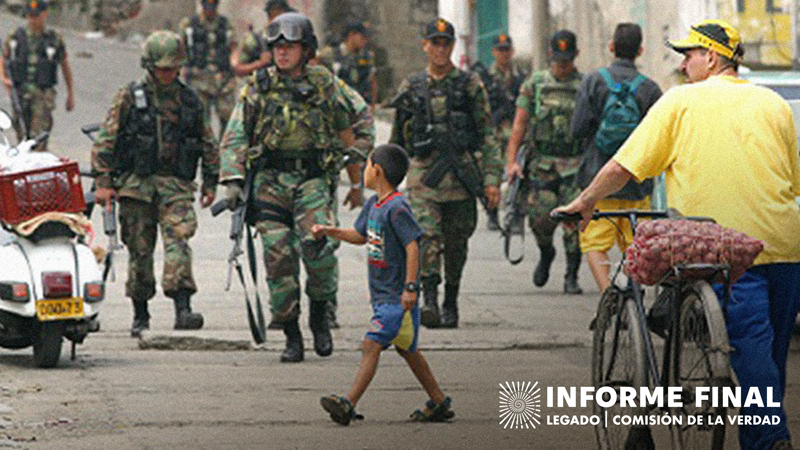
#> input picture datos/orion.jpg, 800 x 450 px, found by its file name
$ python rec.py
#> lines starting #> are read from the running program, lines starting #| are printed output that depends on the picture; after the words box and inside, x2 and y2 are one past the last pixel; in counts of white or black regions, pixels touching at a corner belong together
import cv2
import random
#import detect

im = cv2.imread("../Sinfonia/datos/orion.jpg")
#> im is the input picture: shape (450, 800, 3); mean B, G, R 100.3, 114, 119.1
cv2.rectangle(im,(213,13),(371,364),[random.randint(0, 255) for _ in range(3)],thickness=1, lineType= cv2.LINE_AA)
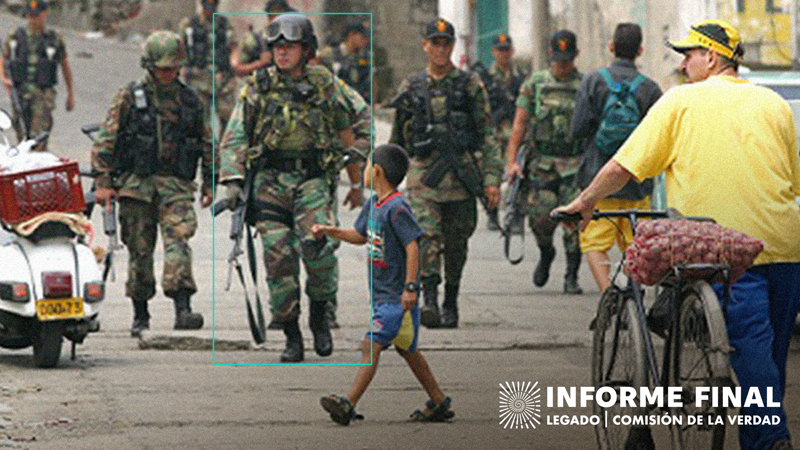
#> im: shape (450, 800, 3); 0.85% of pixels changed, all inside (x1, y1, x2, y2) = (212, 12, 373, 366)

cv2.imshow("fotito",im)
cv2.waitKey(5000)
cv2.destroyAllWindows()

$ run again, with datos/uni.jpg copied over datos/orion.jpg
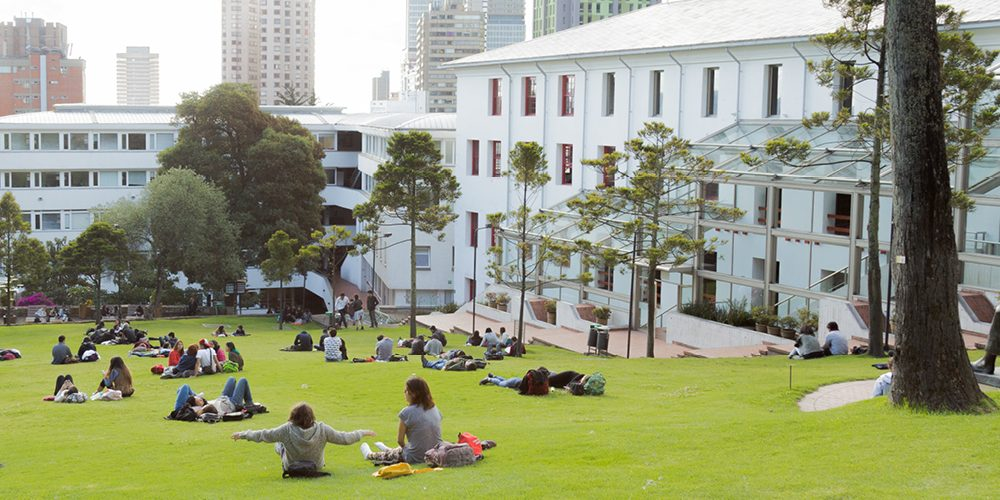
#> input picture datos/uni.jpg, 1000 x 500 px, found by its file name
#> im is the input picture: shape (500, 1000, 3); mean B, G, R 124.8, 155.1, 150.4
#> `cv2.rectangle(im,(213,13),(371,364),[random.randint(0, 255) for _ in r..`:
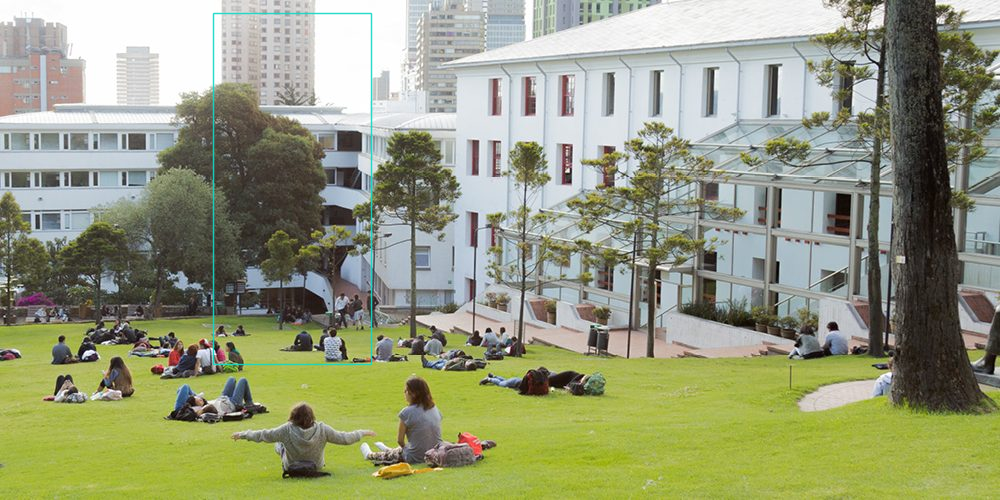
#> im: shape (500, 1000, 3); 0.61% of pixels changed, all inside (x1, y1, x2, y2) = (212, 12, 373, 366)
